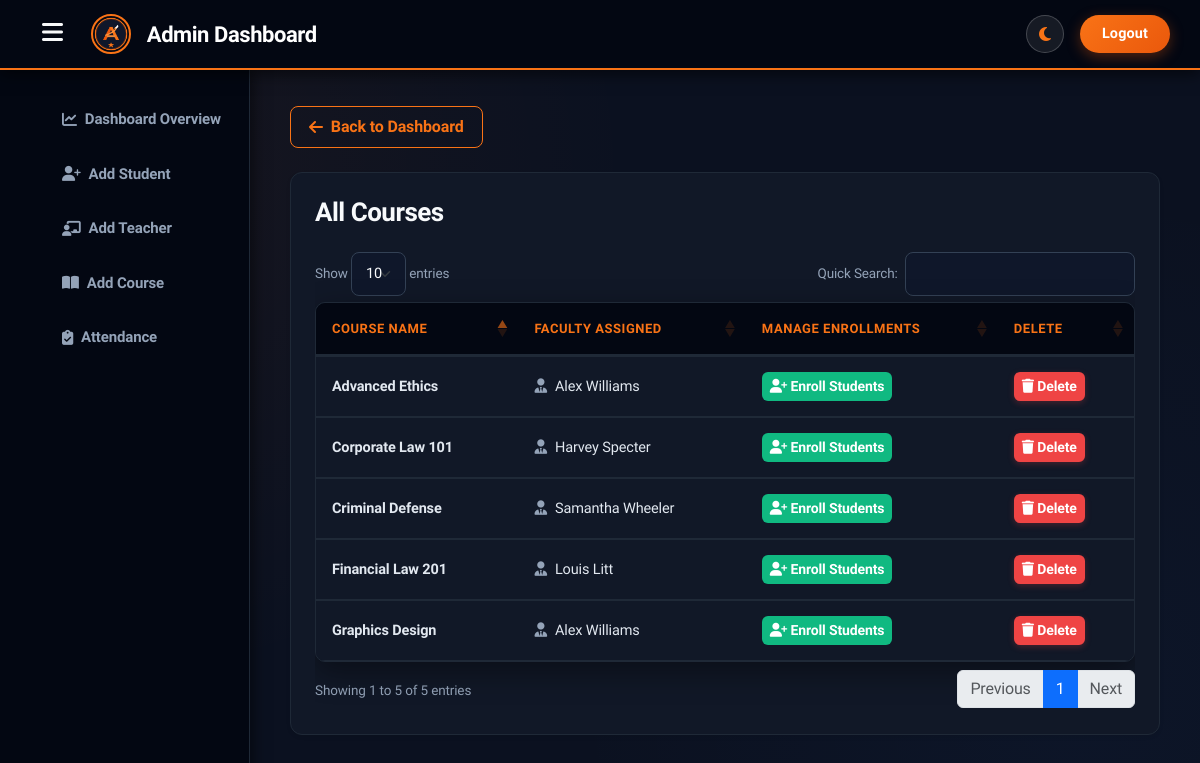
The page /admin_view_course.php (signed in) on the database its author committed.
### tables this page shows
CREATE TABLE `course` (
  `id` int(11) NOT NULL AUTO_INCREMENT,
  `name` varchar(100) NOT NULL,
  `teacher_id` int(11) NOT NULL,
  PRIMARY KEY (`id`),
  KEY `teacher_id` (`teacher_id`),
  CONSTRAINT `course_ibfk_1` FOREIGN KEY (`teacher_id`) REFERENCES `teacher` (`id`) ON DELETE CASCADE
);

CREATE TABLE `teacher` (
  `id` int(11) NOT NULL AUTO_INCREMENT,
  `name` varchar(38) DEFAULT NULL,
  `description` varchar(255) DEFAULT NULL,
  `image` varchar(38) DEFAULT NULL,
  PRIMARY KEY (`id`)
);

### admin_view_course.php (the view, shortened to what this page needs)
<?php
$data = mysqli_connect("localhost", "root", "", "collegepr", 3307);
$sql = "SELECT course.id, course.name as course_name, teacher.name as teacher_name
        FROM course
        JOIN teacher ON course.teacher_id = teacher.id";
$result = mysqli_query($data, $sql);
?>
<!DOCTYPE html>
<html lang="en">
<head>
    <?php include 'admin_css.php'; ?>
</head>
<body>
<?php include 'admin_sidebar.php'; ?>
<div class="content">
    <div class="card shadow-sm border-0">
        <div class="card-body p-4">
            <h1 class="mb-4">All Courses</h1>
            <div class="table-responsive">
                <table id="courseTable" class="table table-hover align-middle">
                    <thead class="table-dark">
                        <tr>
                            <th>Course Name</th>
                            <th>Faculty Assigned</th>
                            <th>Manage Enrollments</th>
                            <th>Delete</th>
                        </tr>
                    </thead>
                    <tbody>
                        <?php while($info = $result->fetch_assoc()): ?>
                        <tr>
                            <td class="fw-bold"><?php echo htmlspecialchars($info['course_name']); ?></td>
                            <td><i class="fas fa-user-tie text-muted me-2"></i><?php echo htmlspecialchars($info['teacher_name']); ?></td>
                            <td>
                                <a href="admin_enroll.php?course_id=<?php echo $info['id']; ?>" class="btn btn-success btn-sm">
                                    <i class="fas fa-user-plus"></i> Enroll Students
                                </a>
                            </td>
                            <td>
                                <a href="admin_view_course.php?delete_id=<?php echo $info['id']; ?>" class="btn btn-danger btn-sm" onclick="return confirm('Are you sure you want to delete this course?');">
                                    <i class="fas fa-trash"></i> Delete
                                </a>
                            </td>
                        </tr>
                        <?php endwhile; ?>
                    </tbody>
                </table>
            </div>
        </div>
    </div>
</div>
</body>
</html>

### admin.css (style rules this page uses)
:root { --bg-color: #0b1120; --header-bg: #030712; --sidebar-bg: #030712; --sidebar-link: #94a3b8; --sidebar-hover-bg: #111827; --sidebar-hover-color: #f97316; --card-bg: #111827; --card-border: #1f2937; --text-heading: #f8fafc; --text-body: #cbd5e1; --text-muted: #94a3b8; --input-bg: #0f172a; --input-border: #334155; --input-text: #f8fafc; --table-bg: #111827; --table-header: #030712; --table-border: #1f2937; --table-text: #e2e8f0; --header-border: #f97316; --dashhead-color: #ffffff; --accent-orange: #f97316; --accent-orange-hover: #ea580c; --shadow-header: 0 4px 15px rgba(0,0,0,0.6); --shadow-sidebar: 2px 0 15px rgba(0,0,0,0.6); --shadow-card: 0 10px 30px rgba(0,0,0,0.4); }
* { margin: 0; padding: 0; box-sizing: border-box; font-family: 'Plus Jakarta Sans', 'Inter', -apple-system, BlinkMacSystemFont, sans-serif; letter-spacing: -0.01em; }
body { background-color: var(--bg-color) !important; background-image: radial-gradient(circle at 10% 20%, rgba(249, 115, 22, 0.05) 0%, transparent 40%), radial-gradient(circle at 90% 80%, rgba(59, 130, 246, 0.04) 0%, transparent 40%) !important; color: var(--text-body) !important; transition: background-color 0.25s ease, color 0.25s ease; min-height: 100vh; }
.content { margin-left: 250px; margin-top: 70px; padding: 36px 40px; min-height: calc(100vh - 70px); transition: all 0.25s ease; }
h1, h2, h3, h4, h5, h6 { color: var(--text-heading) !important; font-weight: 700; letter-spacing: -0.02em; transition: color 0.2s ease; }
h1, h2 { font-size: 26px; margin-bottom: 24px; }
.card { background-color: var(--card-bg) !important; border: 1px solid var(--card-border) !important; color: var(--text-heading) !important; box-shadow: var(--shadow-card); border-radius: 12px; transition: all 0.25s ease; }
table { background-color: var(--table-bg) !important; border-radius: 10px; box-shadow: var(--shadow-card); overflow: hidden; color: var(--table-text) !important; border: 1px solid var(--table-border) !important; transition: all 0.25s ease; }
th { background-color: var(--table-header) !important; color: var(--accent-orange) !important; font-weight: 700; padding: 16px !important; border: none !important; text-transform: uppercase; font-size: 13px; letter-spacing: 0.04em; border-bottom: 2px solid var(--table-border) !important; }
td { padding: 15px 16px !important; vertical-align: middle !important; border-top: 1px solid var(--table-border) !important; color: var(--table-text) !important; background-color: var(--table-bg) !important; font-size: 14.5px; }
.btn-danger { background-color: #ef4444 !important; border: none !important; font-weight: 600; box-shadow: 0 2px 6px rgba(239,68,68,0.25); border-radius: 6px; }
.btn-success { background-color: #10b981 !important; border: none !important; font-weight: 600; border-radius: 6px; }
.text-muted { color: var(--text-muted) !important; }

### rows shown on the page
course: name "Corporate Law 101", teacher.name "Harvey Specter"
course: name "Graphics Design", teacher.name "Alex Williams"
course: name "Financial Law 201", teacher.name "Louis Litt"
course: name "Criminal Defense", teacher.name "Samantha Wheeler"
course: name "Advanced Ethics", teacher.name "Alex Williams"
